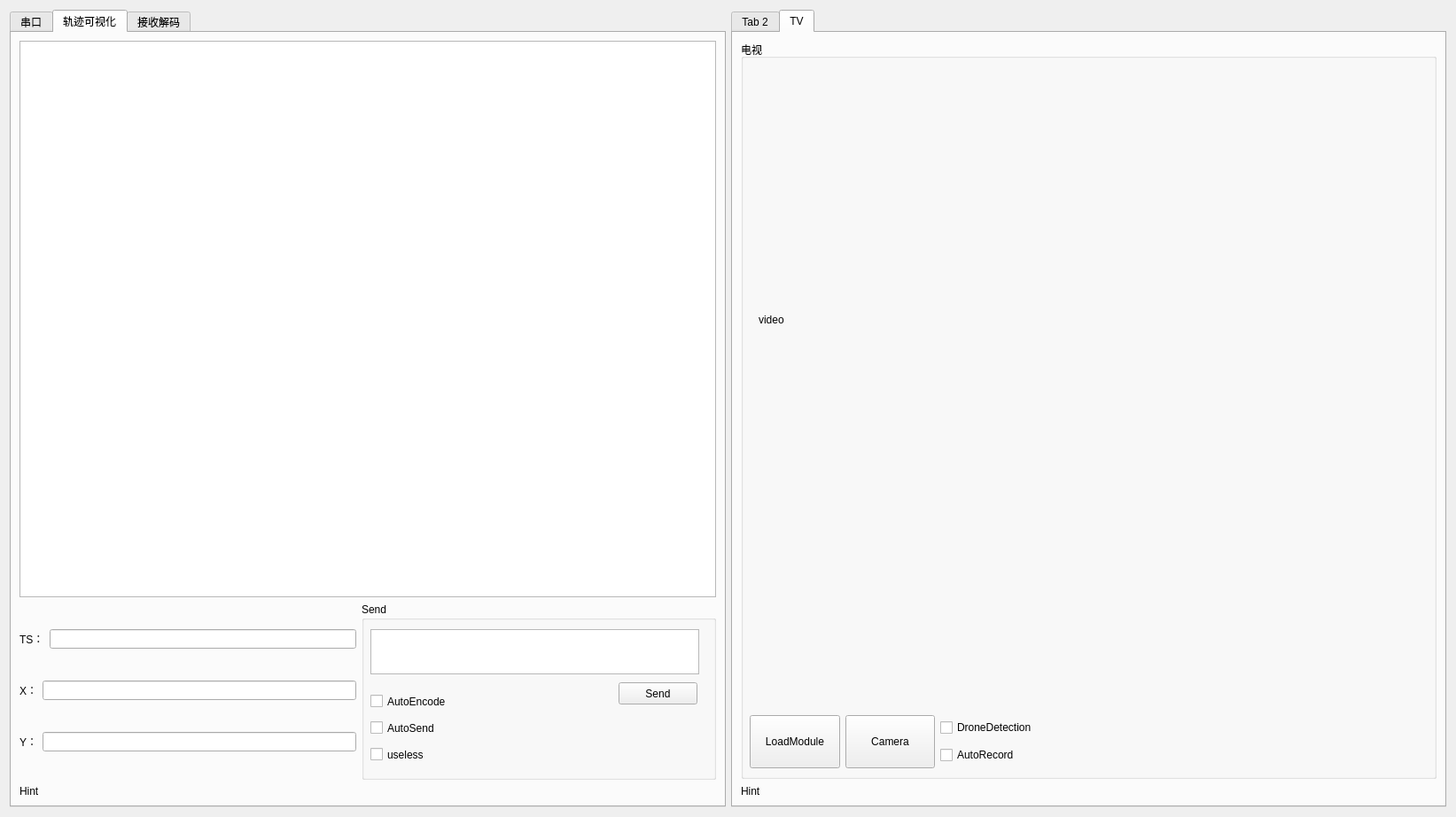
<?xml version="1.0" encoding="UTF-8"?>
<ui version="4.0">
 <class>Form</class>
 <widget class="QWidget" name="Form">
  <property name="geometry">
   <rect>
    <x>0</x>
    <y>0</y>
    <width>1643</width>
    <height>922</height>
   </rect>
  </property>
  <property name="windowTitle">
   <string>Form</string>
  </property>
  <layout class="QHBoxLayout" name="horizontalLayout_4">
   <item>
    <widget class="QTabWidget" name="GtabWidget_left">
     <property name="currentIndex">
      <number>1</number>
     </property>
     <widget class="QWidget" name="tab_3">
      <attribute name="icon">
       <iconset>
        <normaloff>Com.png</normaloff>Com.png</iconset>
      </attribute>
      <attribute name="title">
       <string>串口</string>
      </attribute>
      <layout class="QVBoxLayout" name="verticalLayout_9">
       <item>
        <layout class="QHBoxLayout" name="horizontalLayout_3">
         <item>
          <layout class="QVBoxLayout" name="verticalLayout_5">
           <item>
            <widget class="QGroupBox" name="formGroupBox">
             <property name="title">
              <string>串口设置</string>
             </property>
             <layout class="QFormLayout" name="formLayout">
              <property name="horizontalSpacing">
               <number>10</number>
              </property>
              <property name="verticalSpacing">
               <number>10</number>
              </property>
              <property name="leftMargin">
               <number>10</number>
              </property>
              <property name="topMargin">
               <number>10</number>
              </property>
              <property name="rightMargin">
               <number>10</number>
              </property>
              <property name="bottomMargin">
               <number>10</number>
              </property>
              <item row="0" column="0">
               <widget class="QLabel" name="s1__lb_2">
                <property name="text">
                 <string>串口选择：</string>
                </property>
               </widget>
              </item>
              <item row="0" column="1">
               <widget class="QComboBox" name="s1__box_2"/>
              </item>
              <item row="1" column="0">
               <widget class="QLabel" name="s1__lb_3">
                <property name="text">
                 <string>波特率：</string>
                </property>
               </widget>
              </item>
              <item row="1" column="1">
               <widget class="QComboBox" name="s1__box_3">
                <item>
                 <property name="text">
                  <string>115200</string>
                 </property>
                </item>
                <item>
                 <property name="text">
                  <string>2400</string>
                 </property>
                </item>
                <item>
                 <property name="text">
                  <string>4800</string>
                 </property>
                </item>
                <item>
                 <property name="text">
                  <string>9600</string>
                 </property>
                </item>
                <item>
                 <property name="text">
                  <string>14400</string>
                 </property>
                </item>
                <item>
                 <property name="text">
                  <string>19200</string>
                 </property>
                </item>
                <item>
                 <property name="text">
                  <string>38400</string>
                 </property>
                </item>
                <item>
                 <property name="text">
                  <string>57600</string>
                 </property>
                </item>
                <item>
                 <property name="text">
                  <string>76800</string>
                 </property>
                </item>
                <item>
                 <property name="text">
                  <string>12800</string>
                 </property>
                </item>
                <item>
                 <property name="text">
                  <string>230400</string>
                 </property>
                </item>
                <item>
                 <property name="text">
                  <string>460800</string>
                 </property>
                </item>
               </widget>
              </item>
              <item row="2" column="0">
               <widget class="QLabel" name="s1__lb_4">
                <property name="text">
                 <string>数据位：</string>
                </property>
               </widget>
              </item>
              <item row="2" column="1">
               <widget class="QComboBox" name="s1__box_4">
                <item>
                 <property name="text">
                  <string>8</string>
                 </property>
                </item>
                <item>
                 <property name="text">
                  <string>7</string>
                 </property>
                </item>
                <item>
                 <property name="text">
                  <string>6</string>
                 </property>
                </item>
                <item>
                 <property name="text">
                  <string>5</string>
                 </property>
                </item>
               </widget>
              </item>
              <item row="3" column="0">
               <widget class="QLabel" name="s1__lb_5">
                <property name="text">
                 <string>校验位：</string>
                </property>
               </widget>
              </item>
              <item row="3" column="1">
               <widget class="QComboBox" name="s1__box_5">
                <item>
                 <property name="text">
                  <string>N</string>
                 </property>
                </item>
               </widget>
              </item>
              <item row="4" column="0">
               <widget class="QLabel" name="s1__lb_6">
                <property name="text">
                 <string>停止位：</string>
                </property>
               </widget>
              </item>
              <item row="4" column="1">
               <widget class="QComboBox" name="s1__box_6">
                <item>
                 <property name="text">
                  <string>1</string>
                 </property>
                </item>
               </widget>
              </item>
              <item row="5" column="0">
               <widget class="QPushButton" name="s1__box_1">
                <property name="text">
                 <string>检测串口</string>
                </property>
                <property name="autoRepeatInterval">
                 <number>100</number>
                </property>
                <property name="default">
                 <bool>true</bool>
                </property>
               </widget>
              </item>
              <item row="5" column="1">
               <widget class="QPushButton" name="open_button">
                <property name="text">
                 <string>打开串口</string>
                </property>
               </widget>
              </item>
              <item row="6" column="0" colspan="2">
               <widget class="QPushButton" name="close_button">
                <property name="text">
                 <string>关闭串口</string>
                </property>
               </widget>
              </item>
             </layout>
            </widget>
           </item>
           <item>
            <widget class="QGroupBox" name="formGroupBox">
             <property name="title">
              <string>接收设置</string>
             </property>
             <layout class="QFormLayout" name="formLayout_2">
              <property name="horizontalSpacing">
               <number>10</number>
              </property>
              <property name="verticalSpacing">
               <number>10</number>
              </property>
              <property name="leftMargin">
               <number>10</number>
              </property>
              <property name="topMargin">
               <number>10</number>
              </property>
              <property name="rightMargin">
               <number>10</number>
              </property>
              <property name="bottomMargin">
               <number>10</number>
              </property>
              <item row="0" column="0" colspan="2">
               <widget class="QCheckBox" name="hex_receive">
                <property name="text">
                 <string>Hex接收</string>
                </property>
               </widget>
              </item>
              <item row="1" column="0" colspan="2">
               <widget class="QCheckBox" name="hex_send">
                <property name="text">
                 <string>Hex发送</string>
                </property>
               </widget>
              </item>
             </layout>
            </widget>
           </item>
          </layout>
         </item>
         <item>
          <widget class="Line" name="line">
           <property name="orientation">
            <enum>Qt::Vertical</enum>
           </property>
          </widget>
         </item>
         <item>
          <layout class="QVBoxLayout" name="verticalLayout_7">
           <item>
            <widget class="QGroupBox" name="verticalGroupBox">
             <property name="title">
              <string>接受区</string>
             </property>
             <layout class="QVBoxLayout" name="verticalLayout">
              <property name="leftMargin">
               <number>10</number>
              </property>
              <property name="topMargin">
               <number>10</number>
              </property>
              <property name="rightMargin">
               <number>10</number>
              </property>
              <property name="bottomMargin">
               <number>10</number>
              </property>
              <item>
               <widget class="QTextBrowser" name="s2__receive_text"/>
              </item>
             </layout>
            </widget>
           </item>
           <item>
            <layout class="QVBoxLayout" name="verticalLayout_6">
             <item>
              <widget class="QGroupBox" name="groupBox">
               <property name="title">
                <string>发送设置</string>
               </property>
               <widget class="QCheckBox" name="Serial_timer_sender_cb">
                <property name="geometry">
                 <rect>
                  <x>10</x>
                  <y>20</y>
                  <width>91</width>
                  <height>16</height>
                 </rect>
                </property>
                <property name="text">
                 <string>定时发送</string>
                </property>
               </widget>
               <widget class="QLabel" name="dw">
                <property name="geometry">
                 <rect>
                  <x>80</x>
                  <y>50</y>
                  <width>54</width>
                  <height>20</height>
                 </rect>
                </property>
                <property name="text">
                 <string>ms/次</string>
                </property>
               </widget>
               <widget class="QLineEdit" name="lineEdit_3">
                <property name="geometry">
                 <rect>
                  <x>10</x>
                  <y>50</y>
                  <width>61</width>
                  <height>20</height>
                 </rect>
                </property>
                <property name="text">
                 <string>1000</string>
                </property>
                <property name="alignment">
                 <set>Qt::AlignRight|Qt::AlignTrailing|Qt::AlignVCenter</set>
                </property>
               </widget>
              </widget>
             </item>
             <item>
              <widget class="QGroupBox" name="verticalGroupBox_2">
               <property name="title">
                <string>发送区</string>
               </property>
               <layout class="QVBoxLayout" name="verticalLayout_2">
                <property name="leftMargin">
                 <number>10</number>
                </property>
                <property name="topMargin">
                 <number>10</number>
                </property>
                <property name="rightMargin">
                 <number>10</number>
                </property>
                <property name="bottomMargin">
                 <number>10</number>
                </property>
                <item>
                 <widget class="QTextEdit" name="s3__send_text">
                  <property name="html">
                   <string>&lt;!DOCTYPE HTML PUBLIC &quot;-//W3C//DTD HTML 4.0//EN&quot; &quot;http://www.w3.org/TR/REC-html40/strict.dtd&quot;&gt;
&lt;html&gt;&lt;head&gt;&lt;meta name=&quot;qrichtext&quot; content=&quot;1&quot; /&gt;&lt;style type=&quot;text/css&quot;&gt;
p, li { white-space: pre-wrap; }
&lt;/style&gt;&lt;/head&gt;&lt;body style=&quot; font-family:'Ubuntu'; font-size:11pt; font-weight:400; font-style:normal;&quot;&gt;
&lt;p style=&quot;-qt-paragraph-type:empty; margin-top:0px; margin-bottom:0px; margin-left:0px; margin-right:0px; -qt-block-indent:0; text-indent:0px; font-family:'SimSun'; font-size:9pt;&quot;&gt;&lt;br /&gt;&lt;/p&gt;&lt;/body&gt;&lt;/html&gt;</string>
                  </property>
                 </widget>
                </item>
                <item>
                 <widget class="QPushButton" name="s3__send_button">
                  <property name="text">
                   <string>发送</string>
                  </property>
                 </widget>
                </item>
               </layout>
              </widget>
             </item>
            </layout>
           </item>
           <item>
            <layout class="QHBoxLayout" name="horizontalLayout">
             <item>
              <widget class="QPushButton" name="s2__clear_button">
               <property name="text">
                <string>清空接收</string>
               </property>
              </widget>
             </item>
             <item>
              <widget class="QPushButton" name="s3__clear_button">
               <property name="text">
                <string>清除发送</string>
               </property>
              </widget>
             </item>
            </layout>
           </item>
          </layout>
         </item>
        </layout>
       </item>
       <item>
        <widget class="Line" name="line_2">
         <property name="orientation">
          <enum>Qt::Horizontal</enum>
         </property>
        </widget>
       </item>
       <item>
        <layout class="QVBoxLayout" name="verticalLayout_8">
         <item>
          <widget class="QPlainTextEdit" name="plainTextEdit">
           <property name="maximumSize">
            <size>
             <width>16777215</width>
             <height>30</height>
            </size>
           </property>
           <property name="font">
            <font>
             <weight>75</weight>
             <bold>true</bold>
            </font>
           </property>
           <property name="readOnly">
            <bool>true</bool>
           </property>
           <property name="plainText">
            <string>不知道有什么用</string>
           </property>
          </widget>
         </item>
         <item>
          <layout class="QHBoxLayout" name="horizontalLayout_2">
           <item>
            <widget class="QLabel" name="label_3">
             <property name="font">
              <font>
               <weight>75</weight>
               <bold>true</bold>
              </font>
             </property>
             <property name="cursor">
              <cursorShape>ForbiddenCursor</cursorShape>
             </property>
             <property name="text">
              <string>@Qyshen V1.1</string>
             </property>
            </widget>
           </item>
           <item>
            <widget class="QLabel" name="label">
             <property name="text">
              <string>RX：</string>
             </property>
            </widget>
           </item>
           <item>
            <widget class="QLineEdit" name="lineEdit"/>
           </item>
           <item>
            <widget class="QLabel" name="label_2">
             <property name="text">
              <string>TX：</string>
             </property>
            </widget>
           </item>
           <item>
            <widget class="QLineEdit" name="lineEdit_2"/>
           </item>
          </layout>
         </item>
        </layout>
       </item>
       <item>
        <widget class="Line" name="line_3">
         <property name="orientation">
          <enum>Qt::Horizontal</enum>
         </property>
        </widget>
       </item>
       <item>
        <widget class="QLabel" name="state_label">
         <property name="text">
          <string>Hint</string>
         </property>
         <property name="textFormat">
          <enum>Qt::AutoText</enum>
         </property>
         <property name="scaledContents">
          <bool>true</bool>
         </property>
         <property name="alignment">
          <set>Qt::AlignRight|Qt::AlignTrailing|Qt::AlignVCenter</set>
         </property>
        </widget>
       </item>
      </layout>
     </widget>
     <widget class="QWidget" name="tab_5">
      <attribute name="title">
       <string>轨迹可视化</string>
      </attribute>
      <layout class="QVBoxLayout" name="verticalLayout_11">
       <item>
        <widget class="QGraphicsView" name="graphicsView_Taj_1"/>
       </item>
       <item>
        <layout class="QHBoxLayout" name="horizontalLayout_9">
         <item>
          <layout class="QVBoxLayout" name="verticalLayout_10">
           <item>
            <layout class="QHBoxLayout" name="horizontalLayout_6">
             <item>
              <widget class="QLabel" name="label_Taj_TS">
               <property name="text">
                <string>TS：</string>
               </property>
              </widget>
             </item>
             <item>
              <widget class="QLineEdit" name="lineEdit_Taj_TS"/>
             </item>
            </layout>
           </item>
           <item>
            <layout class="QHBoxLayout" name="horizontalLayout_7">
             <item>
              <widget class="QLabel" name="label_Taj_x">
               <property name="text">
                <string>X：</string>
               </property>
              </widget>
             </item>
             <item>
              <widget class="QLineEdit" name="lineEdit_Taj_x"/>
             </item>
            </layout>
           </item>
           <item>
            <layout class="QHBoxLayout" name="horizontalLayout_8">
             <item>
              <widget class="QLabel" name="label_Taj_y">
               <property name="text">
                <string>Y：</string>
               </property>
              </widget>
             </item>
             <item>
              <widget class="QLineEdit" name="lineEdit_Taj_y"/>
             </item>
            </layout>
           </item>
          </layout>
         </item>
         <item>
          <widget class="QGroupBox" name="groupBox_Taj_Send">
           <property name="minimumSize">
            <size>
             <width>400</width>
             <height>200</height>
            </size>
           </property>
           <property name="title">
            <string>Send</string>
           </property>
           <widget class="QTextBrowser" name="textBrowser_Taj">
            <property name="geometry">
             <rect>
              <x>10</x>
              <y>30</y>
              <width>371</width>
              <height>51</height>
             </rect>
            </property>
           </widget>
           <widget class="QCheckBox" name="checkBox_Taj_1">
            <property name="geometry">
             <rect>
              <x>10</x>
              <y>100</y>
              <width>112</width>
              <height>23</height>
             </rect>
            </property>
            <property name="text">
             <string>AutoEncode</string>
            </property>
           </widget>
           <widget class="QCheckBox" name="checkBox_Taj_2">
            <property name="geometry">
             <rect>
              <x>10</x>
              <y>130</y>
              <width>112</width>
              <height>23</height>
             </rect>
            </property>
            <property name="text">
             <string>AutoSend</string>
            </property>
           </widget>
           <widget class="QCheckBox" name="checkBox_Taj_3">
            <property name="geometry">
             <rect>
              <x>10</x>
              <y>160</y>
              <width>112</width>
              <height>23</height>
             </rect>
            </property>
            <property name="text">
             <string>useless</string>
            </property>
           </widget>
           <widget class="QPushButton" name="pushButton_Taj_send">
            <property name="geometry">
             <rect>
              <x>290</x>
              <y>90</y>
              <width>89</width>
              <height>25</height>
             </rect>
            </property>
            <property name="text">
             <string>Send</string>
            </property>
           </widget>
          </widget>
         </item>
        </layout>
       </item>
       <item>
        <widget class="QLabel" name="label_Taj">
         <property name="maximumSize">
          <size>
           <width>16777215</width>
           <height>15</height>
          </size>
         </property>
         <property name="text">
          <string>Hint</string>
         </property>
        </widget>
       </item>
      </layout>
     </widget>
     <widget class="QWidget" name="tab_4">
      <attribute name="title">
       <string>接收解码</string>
      </attribute>
      <widget class="QLabel" name="state_label_2">
       <property name="geometry">
        <rect>
         <x>10</x>
         <y>600</y>
         <width>620</width>
         <height>17</height>
        </rect>
       </property>
       <property name="text">
        <string>Hint</string>
       </property>
       <property name="textFormat">
        <enum>Qt::AutoText</enum>
       </property>
       <property name="scaledContents">
        <bool>true</bool>
       </property>
       <property name="alignment">
        <set>Qt::AlignRight|Qt::AlignTrailing|Qt::AlignVCenter</set>
       </property>
      </widget>
      <widget class="QGroupBox" name="groupBox_F">
       <property name="geometry">
        <rect>
         <x>10</x>
         <y>20</y>
         <width>591</width>
         <height>351</height>
        </rect>
       </property>
       <property name="title">
        <string>数据帧</string>
       </property>
      </widget>
     </widget>
    </widget>
   </item>
   <item>
    <widget class="QTabWidget" name="tabWidget_right">
     <property name="minimumSize">
      <size>
       <width>300</width>
       <height>500</height>
      </size>
     </property>
     <property name="currentIndex">
      <number>1</number>
     </property>
     <widget class="QWidget" name="tab_7">
      <attribute name="title">
       <string>Tab 2</string>
      </attribute>
     </widget>
     <widget class="QWidget" name="tab_6">
      <attribute name="title">
       <string>TV</string>
      </attribute>
      <layout class="QVBoxLayout" name="verticalLayout_3">
       <item>
        <widget class="QGroupBox" name="groupBox_2">
         <property name="title">
          <string>电视</string>
         </property>
         <widget class="QLabel" name="label_TV_face">
          <property name="geometry">
           <rect>
            <x>20</x>
            <y>39</y>
            <width>761</width>
            <height>551</height>
           </rect>
          </property>
          <property name="minimumSize">
           <size>
            <width>300</width>
            <height>300</height>
           </size>
          </property>
          <property name="text">
           <string>video</string>
          </property>
         </widget>
         <widget class="QWidget" name="">
          <property name="geometry">
           <rect>
            <x>10</x>
            <y>760</y>
            <width>324</width>
            <height>62</height>
           </rect>
          </property>
          <layout class="QHBoxLayout" name="horizontalLayout_5">
           <item>
            <widget class="QPushButton" name="pushButton_TV_LoadModule">
             <property name="minimumSize">
              <size>
               <width>0</width>
               <height>60</height>
              </size>
             </property>
             <property name="text">
              <string>LoadModule</string>
             </property>
            </widget>
           </item>
           <item>
            <widget class="QPushButton" name="pushButton_TV_camera">
             <property name="minimumSize">
              <size>
               <width>0</width>
               <height>60</height>
              </size>
             </property>
             <property name="text">
              <string>Camera</string>
             </property>
             <property name="checkable">
              <bool>false</bool>
             </property>
            </widget>
           </item>
           <item>
            <layout class="QVBoxLayout" name="verticalLayout_4">
             <item>
              <widget class="QCheckBox" name="checkBox_TV_DroneDetection">
               <property name="text">
                <string>DroneDetection</string>
               </property>
              </widget>
             </item>
             <item>
              <widget class="QCheckBox" name="checkBox_TV_AutoRecord">
               <property name="text">
                <string>AutoRecord</string>
               </property>
              </widget>
             </item>
            </layout>
           </item>
          </layout>
         </widget>
        </widget>
       </item>
       <item>
        <widget class="QLabel" name="label_TV">
         <property name="maximumSize">
          <size>
           <width>16777215</width>
           <height>15</height>
          </size>
         </property>
         <property name="text">
          <string>Hint</string>
         </property>
        </widget>
       </item>
      </layout>
     </widget>
    </widget>
   </item>
  </layout>
 </widget>
 <resources/>
 <connections/>
</ui>
